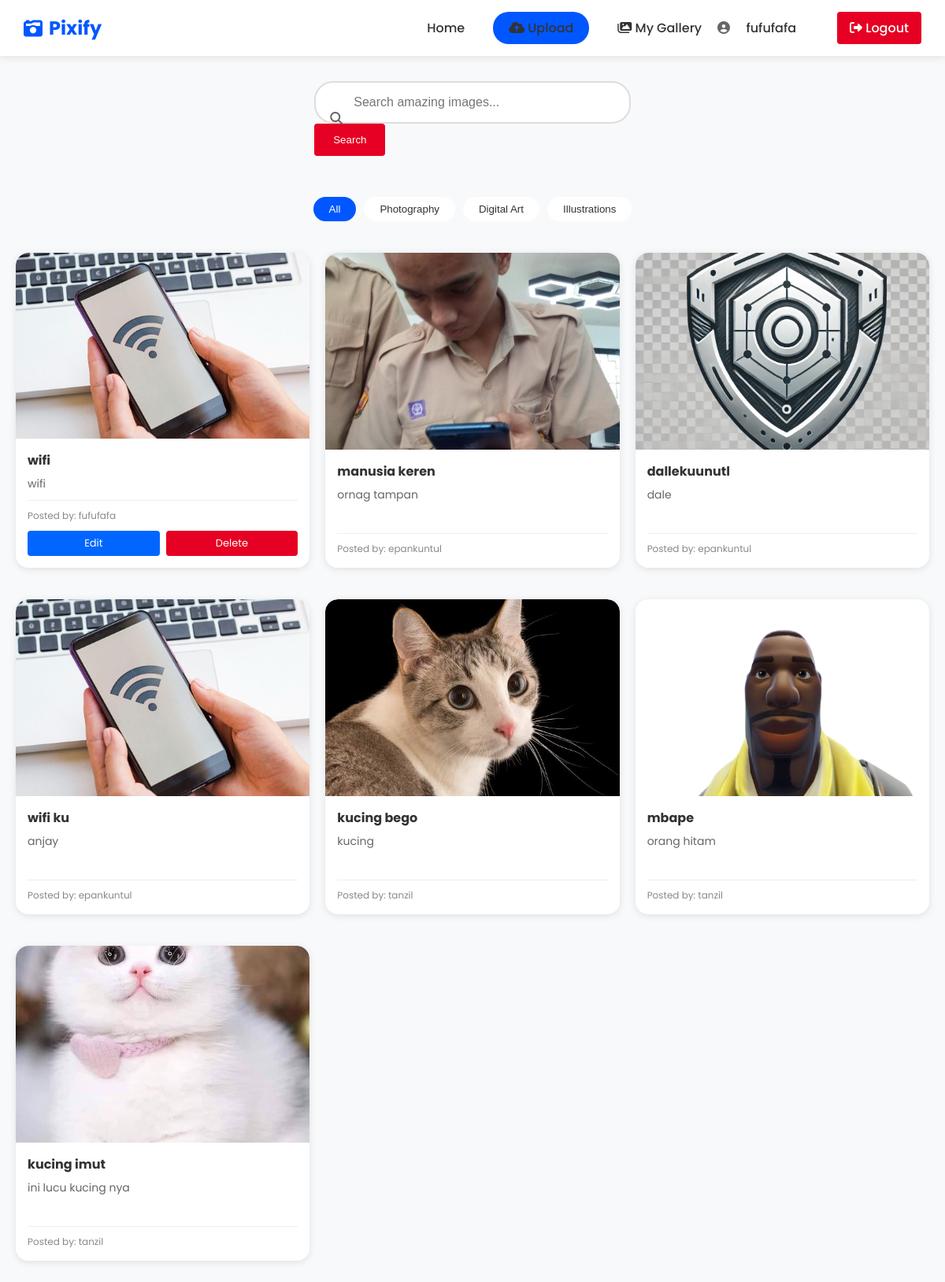
/galeriku/index.php (signed in), run on the app's committed database.
### tables this page shows
CREATE TABLE `images` (
  `id` int(11) NOT NULL,
  `title` varchar(255) NOT NULL,
  `description` text DEFAULT NULL,
  `image_url` varchar(255) NOT NULL,
  `user_id` int(11) DEFAULT NULL,
  `created_at` timestamp NOT NULL DEFAULT current_timestamp()
);

CREATE TABLE `users` (
  `id` int(11) NOT NULL,
  `username` varchar(50) NOT NULL,
  `email` varchar(100) NOT NULL,
  `password` varchar(255) NOT NULL,
  `created_at` timestamp NOT NULL DEFAULT current_timestamp(),
  `avatar` varchar(255) DEFAULT 'assets/default-avatar.jpg',
  `cover_image` varchar(255) DEFAULT 'assets/default-cover.jpg',
  `bio` text DEFAULT NULL,
  `subscription_status` enum('free','pro','business') DEFAULT 'free',
  `website` varchar(255) DEFAULT NULL,
  `location` varchar(255) DEFAULT NULL,
  `social_links` longtext DEFAULT NULL CHECK (json_valid(`social_links`))
);

### galeriku/index.php (the view, shortened to what this page needs)
<?php
require_once 'config/db.php';
?>
<!DOCTYPE html>
<html lang="en">
<head>
    <link rel="stylesheet" href="css/style.css">
    <link rel="stylesheet" href="https://cdnjs.cloudflare.com/ajax/libs/font-awesome/6.5.1/css/all.min.css">
</head>
<body class="<?php echo !isset($_SESSION['user_id']) ? 'landing-page' : ''; ?>">
    <nav>
        <div class="nav-left">
            <div class="logo">
                <i class="fas fa-camera-retro"></i>
                <span>Pixify</span>
            </div>
        </div>
        <div class="nav-links">
            <a href="index.php" class="active">Home</a>
            <?php if (isset($_SESSION['user_id'])): ?>
                <a href="upload.php" class="upload-btn"><i class="fas fa-cloud-upload-alt"></i> Upload</a>
                <a href="my_images.php"><i class="fas fa-images"></i> My Gallery</a>
                <span class="username">
    <i class="fas fa-user-circle"></i>
    <a href="profile.php?id=<?php echo $_SESSION['user_id']; ?>" class="username-link">
        <?php echo htmlspecialchars($_SESSION['username']); ?>
    </a>
</span>
                <a href="logout.php" class="logout-btn"><i class="fas fa-sign-out-alt"></i> Logout</a>
            <?php else: ?>
                <a href="login.php" class="login-btn">Log in</a>
                <a href="register.php" class="signup-btn">Sign up free</a>
            <?php endif; ?>
        </div>
    </nav>
    <div class="search-container">
        <form action="" method="GET">
            <div class="search-box">
                <i class="fas fa-search"></i>
                <input type="text" name="search" placeholder="Search amazing images..."
                       value="<?php echo isset($_GET['search']) ? htmlspecialchars($_GET['search']) : ''; ?>">
                <button type="submit">Search</button>
            </div>
        </form>
    </div>
    <div class="category-filters">
        <button class="filter-btn active">All</button>
        <button class="filter-btn">Photography</button>
        <button class="filter-btn">Digital Art</button>
        <button class="filter-btn">Illustrations</button>
    </div>
    <div class="gallery <?php echo !isset($_SESSION['user_id']) ? 'landing-gallery' : ''; ?>">
        <?php
        try {
            if (isset($_GET['search']) && !empty($_GET['search'])) {
                $search = '%' . $_GET['search'] . '%';
                $stmt = $pdo->prepare("SELECT images.*, users.username
                                       FROM images
                                       JOIN users ON images.user_id = users.id
                                       WHERE title LIKE ? OR description LIKE ?
                                       ORDER BY images.created_at DESC");
                $stmt->execute([$search, $search]);
            } else {
                $stmt = $pdo->prepare("SELECT images.*, users.username
                                       FROM images
                                       JOIN users ON images.user_id = users.id
                                       ORDER BY images.created_at DESC");
                $stmt->execute();
            }
            while ($row = $stmt->fetch()) {
                ?>
                <div class="pin">
                    <div class="pin-image"
                         onclick="openModal('<?php echo htmlspecialchars($row['image_url']); ?>',
                                             '<?php echo htmlspecialchars(addslashes($row['title'])); ?>',
                                             '<?php echo htmlspecialchars(addslashes($row['description'])); ?>',
                                             '<?php echo htmlspecialchars($row['username']); ?>',
                                             <?php echo $row['id']; ?>,
                                             <?php echo $row['user_id']; ?>,
                                             <?php echo isset($_SESSION['user_id']) ? $_SESSION['user_id'] : 'null'; ?>)">
                        <img src="<?php echo htmlspecialchars($row['image_url']); ?>"
                             alt="<?php echo htmlspecialchars($row['title']); ?>">
                    </div>
                    <div class="pin-info">
                        <h3><?php echo htmlspecialchars($row['title']); ?></h3>
                        <p class="description"><?php echo htmlspecialchars($row['description']); ?></p>
                        <p class="posted-by">Posted by: <?php echo htmlspecialchars($row['username']); ?></p>
                        <?php if (isset($_SESSION['user_id']) && $row['user_id'] == $_SESSION['user_id']): ?>
                            <div class="pin-actions">
                                <a href="edit.php?id=<?php echo $row['id']; ?>" class="edit-btn">Edit</a>
                                <a href="delete.php?id=<?php echo $row['id']; ?>"
                                   class="delete-btn"
                                   onclick="return confirm('Are you sure you want to delete this image?')">Delete</a>
                            </div>
                        <?php endif; ?>
                    </div>
                </div>
                <?php
            }
        } catch (PDOException $e) {
            echo '<div class="error">Error loading images.</div>';
        }
        ?>
    </div>
</body>
</html>

### data on the page
images: image_url (picture), title "wifi", description "wifi", user.username "fufufafa"
images: image_url (picture), title "manusia keren", description "ornag tampan", user.username "epankuntul"
images: image_url (picture), title "dallekuunutl", description "dale", user.username "epankuntul"
images: image_url (picture), title "wifi ku", description "anjay", user.username "epankuntul"
images: image_url (picture), title "kucing bego", description "kucing", user.username "tanzil"
images: image_url (picture), title "mbape", description "orang hitam", user.username "tanzil"
images: image_url (picture), title "kucing imut", description "ini lucu kucing nya", user.username "tanzil"

### other printed values
$_SESSION['username'] "fufufafa"
